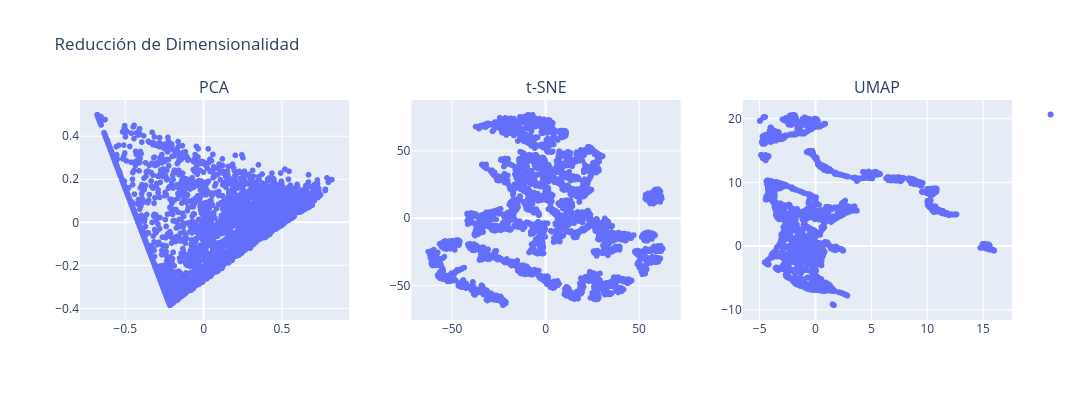

The notebook cell saved with this chart:
### Markdown cell above
**Respuesta:**

### Code cell
# Utilice este código para ejecutar las pipelines y graficar.

pca_proj = pipeline_pca.fit_transform(df_retail)
tsne_proj = pipeline_tsne.fit_transform(df_retail)
umap_proj = pipeline_umap.fit_transform(df_retail)

fig = plot_dim_reductions(pca_proj, tsne_proj, umap_proj, name="Reducción de Dimensionalidad", colors=None)
fig.show()

### Figure 1 — Plotly figure (JSON) as saved in the notebook; plotly's stock layout.template omitted (floating-point values rounded to 4 significant figures; data arrays with more than 128 entries replaced by an {"elided": "..."} marker saying what was removed)
{"data": [{"hovertemplate": "x=%{x}<br>y=%{y}<extra></extra>", "legendgroup": "", "marker": {"color": "#636efa", "symbol": "circle"}, "mode": "markers", "name": "", "showlegend": true, "type": "scattergl", "x": {"elided": "4314 float values"}, "xaxis": "x", "y": {"elided": "4314 float values"}, "yaxis": "y"}, {"hovertemplate": "x=%{x}<br>y=%{y}<extra></extra>", "legendgroup": "", "marker": {"color": "#636efa", "symbol": "circle"}, "mode": "markers", "name": "", "showlegend": false, "type": "scattergl", "x": {"elided": "4314 float values"}, "xaxis": "x2", "y": {"elided": "4314 float values"}, "yaxis": "y2"}, {"hovertemplate": "x=%{x}<br>y=%{y}<extra></extra>", "legendgroup": "", "marker": {"color": "#636efa", "symbol": "circle"}, "mode": "markers", "name": "", "showlegend": false, "type": "scattergl", "x": {"elided": "4314 float values"}, "xaxis": "x3", "y": {"elided": "4314 float values"}, "yaxis": "y3"}], "layout": {"annotations": [{"font": {"size": 16}, "showarrow": false, "text": "PCA", "x": 0.1444, "xanchor": "center", "xref": "paper", "y": 1, "yanchor": "bottom", "yref": "paper"}, {"font": {"size": 16}, "showarrow": false, "text": "t-SNE", "x": 0.5, "xanchor": "center", "xref": "paper", "y": 1, "yanchor": "bottom", "yref": "paper"}, {"font": {"size": 16}, "showarrow": false, "text": "UMAP", "x": 0.8556, "xanchor": "center", "xref": "paper", "y": 1, "yanchor": "bottom", "yref": "paper"}], "height": 400, "title": {"text": "Reducción de Dimensionalidad"}, "width": 1200, "xaxis": {"anchor": "y", "domain": [0, 0.2889]}, "xaxis2": {"anchor": "y2", "domain": [0.3556, 0.6444]}, "xaxis3": {"anchor": "y3", "domain": [0.7111, 1]}, "yaxis": {"anchor": "x", "domain": [0, 1]}, "yaxis2": {"anchor": "x2", "domain": [0, 1]}, "yaxis3": {"anchor": "x3", "domain": [0, 1]}}}
